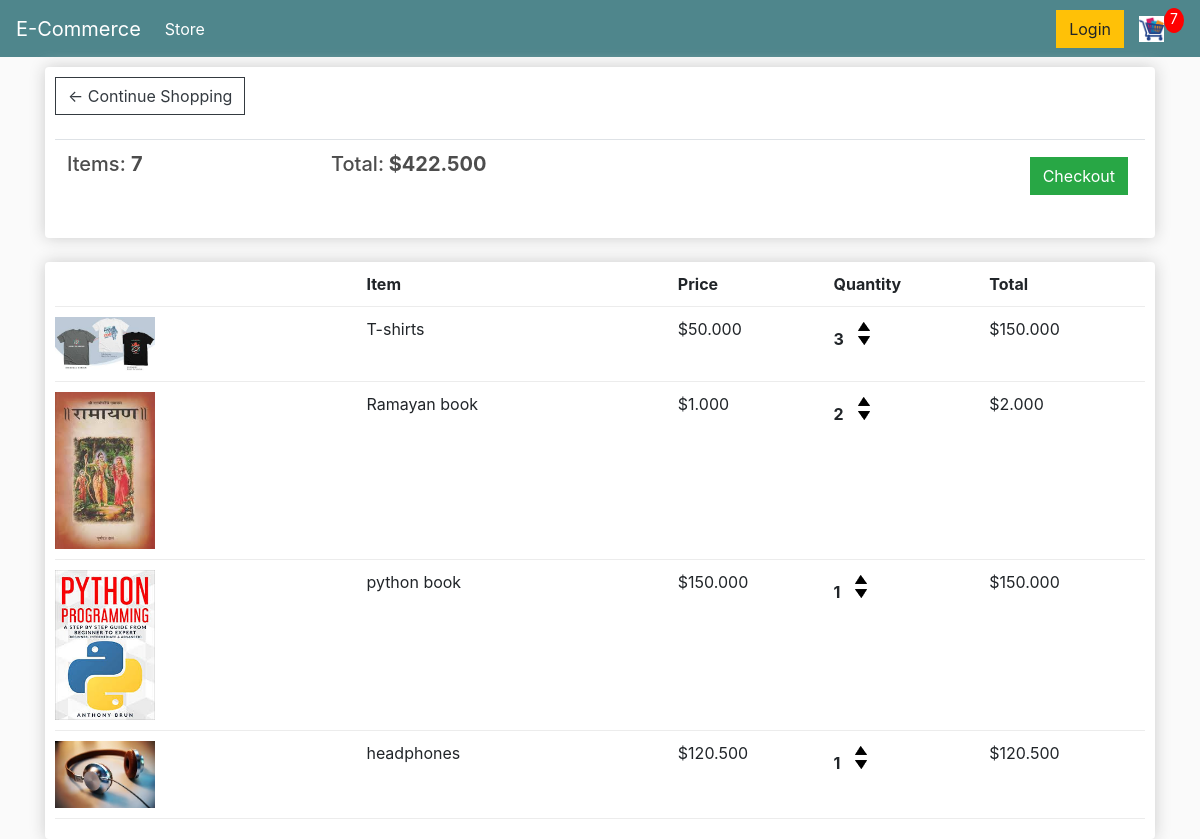
/website/cart/ (signed in), run on an earlier commit of the app's database.
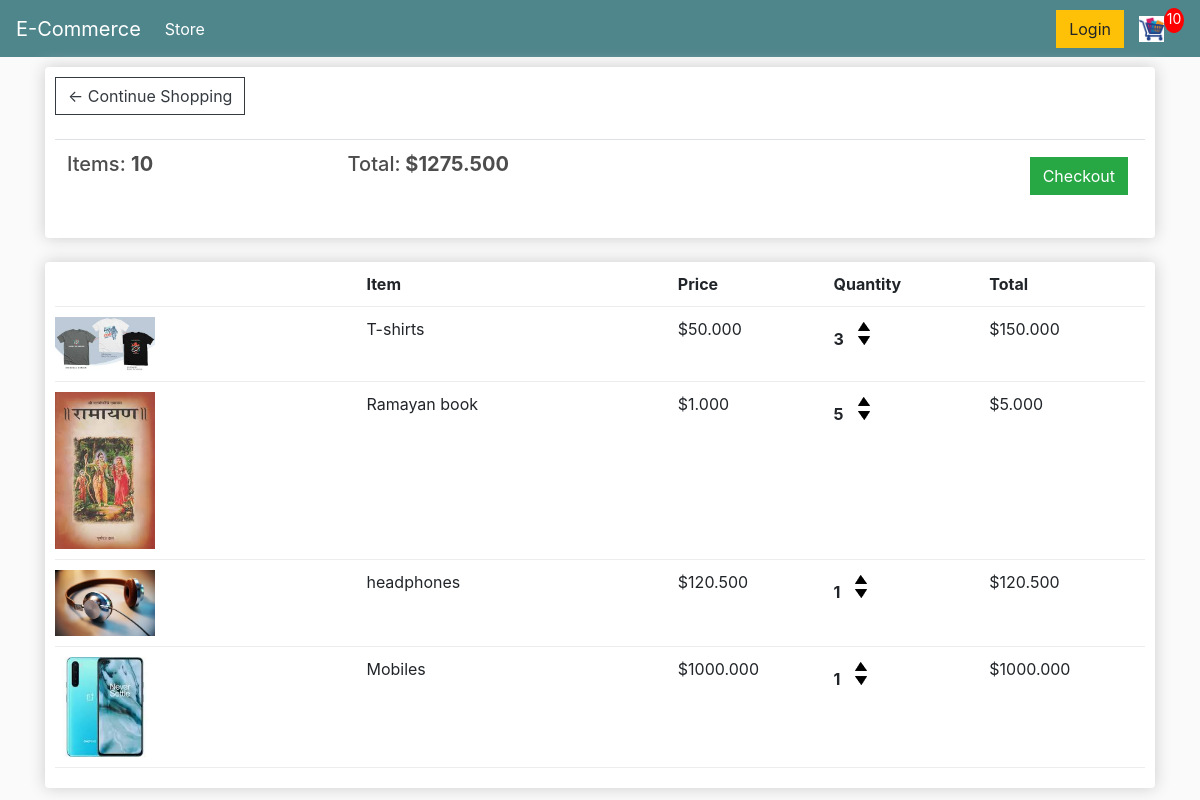
And on a later commit of the database.
### store/models.py (models this page shows, shortened)
class Order(models.Model):
	customer = models.ForeignKey(Customer, on_delete=models.SET_NULL, null=True, blank=True)
	date_ordered = models.DateTimeField(auto_now_add=True)
	complete = models.BooleanField(default=False)
	transaction_id = models.CharField(max_length=100, null=True)
	@property
	def get_cart_total(self):
		orderitems=self.orderitem_set.all()
		total=sum([item.get_total for item in orderitems])
		return total
	@property
	def get_cart_items(self):
		orderitems=self.orderitem_set.all()
		total=sum([item.quantity for item in orderitems])
		return total

class OrderItem(models.Model):
	product = models.ForeignKey(Product, on_delete=models.SET_NULL, null=True)
	order = models.ForeignKey(Order, on_delete=models.SET_NULL, null=True)
	quantity = models.IntegerField(default=0, null=True, blank=True)
	date_added = models.DateTimeField(auto_now_add=True)
	@property
	def get_total(self):
		total=self.product.price * self.quantity
		return total

class Product(models.Model):
    name=models.CharField(max_length=200)
    price=models.DecimalField(max_digits=7,decimal_places=3)
    image=models.ImageField(null=True,blank=True)
    digital=models.BooleanField(default=False,null=True,blank=True)
    @property
    def imageURL(self):
        try:url=self.image.url
        except:url=''
        return url

### store/views.py (the view)
# urls.py: path('cart/',views.cart, name='cart'),
def cart(request):
    data=cartData(request)
    cartItems=data['cartItems']
    order=data['order']
    items=data['items']
    d={'items':items,'order':order,'cartItems':cartItems}
    return render(request,'cart.html',d)

### store/utils.py (called while the page is built)
def cartData(request):
    if(request.user.is_authenticated):
        customer=request.user.customer
        order,created=Order.objects.get_or_create(customer=customer,complete=False)
        items=order.orderitem_set.all()
        cartItems=order.get_cart_items
    else:
        cookieData=cookieCart(request)
        cartItems=cookieData['cartItems']
        order=cookieData['order']
        items=cookieData['items']
    return {'cartItems':cartItems,'order':order,'items':items}

### templates/cart.html
{% extends 'main.html' %}
{% load static %}
{% block content %}
	<div class="row">
		<div class="col-lg-12">
			<div class="box-element">
				<a  class="btn btn-outline-dark" href="{% url 'store' %}">&#x2190; Continue Shopping</a>
				<br>
				<br>
				<table class="table">
					<tr>
						<th><h5>Items: <strong>{{order.get_cart_items}}</strong></h5></th>
						<th><h5>Total:<strong> ${{order.get_cart_total}}</strong></h5></th>
						<th>
							<a  style="float:right; margin:5px;" class="btn btn-success" href="{% url 'checkout' %}">Checkout</a>
						</th>
					</tr>
				</table>
			</div>
			<br>
			<div class="box-element">
				<div class="cart-row">
					<div style="flex:2"></div>
					<div style="flex:2"><strong>Item</strong></div>
					<div style="flex:1"><strong>Price</strong></div>
					<div style="flex:1"><strong>Quantity</strong></div>
					<div style="flex:1"><strong>Total</strong></div>
				</div>
				{% for item in items %}
				<div class="cart-row">
					<div style="flex:2"><img class="row-image" src="{{item.product.imageURL}}"></div>
					<div style="flex:2"><p>{{item.product.name}}</p></div>
					<div style="flex:1"><p>${{item.product.price}}</p></div>
					<div style="flex:1">
						<p class="quantity">{{item.quantity}}</p>
						<div class="quantity">
							<img data-product={{item.product.id}} data-action="add" class="chg-quantity update-cart" src="{% static  'images/uparrow.png' %}">
							<img data-product={{item.product.id}}   data-action="remove" class="chg-quantity update-cart" src="{% static  'images/downarrow.png' %}">
						</div>
					</div>
					<div style="flex:1"><p>${{item.get_total}}</p></div>
				</div>
				{% endfor %}
			</div>
		</div>
	</div>
{% endblock content %}

### templates/main.html (shortened to what this page needs)
{% load static %}
<!DOCTYPE html>
<html lang="en">
<head>
    <link rel="stylesheet" href="https://stackpath.bootstrapcdn.com/bootstrap/4.5.2/css/bootstrap.min.css">
    <link rel="stylesheet" type="text/css"
    href="{% static 'css/main.css' %}">
</head>
<body>
    <nav class="navbar navbar-expand-lg navbar-dark bg-dark">
        <a class="navbar-brand" href="{% url 'store' %}">E-Commerce</a>
        <div class="collapse navbar-collapse" id="navbarSupportedContent">
          <ul class="navbar-nav mr-auto">
            <li class="nav-item active">
              <a class="nav-link" href="{% url 'store' %}">Store<span class="sr-only">(current)</span></a>
            </li>
          </ul>
          <div class="form-inline my-2 my-lg-0">
              <a href="#" class="btn btn-warning">Login</a>
              <a href="{% url 'cart' %}">
                  <img id="cart-icon" src="{% static 'images/cart_image.png' %}">
              </a>
              <p id="cart-total">{{cartItems}}</p>
          </div>
        </div>
      </nav>
    <div class="container">
        {% block content %}
        {% endblock content %}
    </div>
</body>
</html>

### static/css/main.css (style rules this page uses)
body { background-color:lightblue; }
body { background-color: hsl(0, 0%, 98%); }
h1,h2,h3,h4,h5,h6 { color:hsl(0, 0%, 30%); }
.box-element { box-shadow:hsl(0, 0%, 80%) 0 0 16px; background-color: #fff; border-radius: 4px; padding: 10px; }
.bg-dark { background-color: #4f868c!important; }
#cart-icon { width:25px; display: inline-block; margin-left: 15px; }
#cart-total { display: block; text-align: center; color:#fff; background-color: red; width: 20px; height: 25px; border-radius: 50%; font-size: 14px; }
.col-lg-4, .col-lg-6, .col-lg-8, .col-lg-12 { margin-top: 10px; }
.btn { border-radius: 0; }
.row-image { width: 100px; }
.cart-row { display: flex; align-items: flex-stretch; padding-bottom: 10px; margin-bottom: 10px; border-bottom: 1px solid #ececec; }
.quantity { display: inline-block; font-weight: 700; padding-right:10px; }
.chg-quantity { width: 12px; cursor: pointer; display: block; margin-top: 5px; transition:.1s; }

What changed in the data, as far as the page shows it:
removed OrderItem: product.imageURL (picture), product.name "python book", product.price "150.000", quantity "1", get_total "150.000"
changed through a linked row, Order: get_cart_items "7" → "10"; get_cart_total "422.500" → "1275.500"
changed OrderItem "Ramayan book": quantity "2" → "5"; get_total "2.000" → "5.000"
added OrderItem: product.imageURL (picture), product.name "Mobiles", product.price "1000.000", quantity "1", get_total "1000.000"
Also different on the page:
{{ cartItems }}: "7" → "10"
